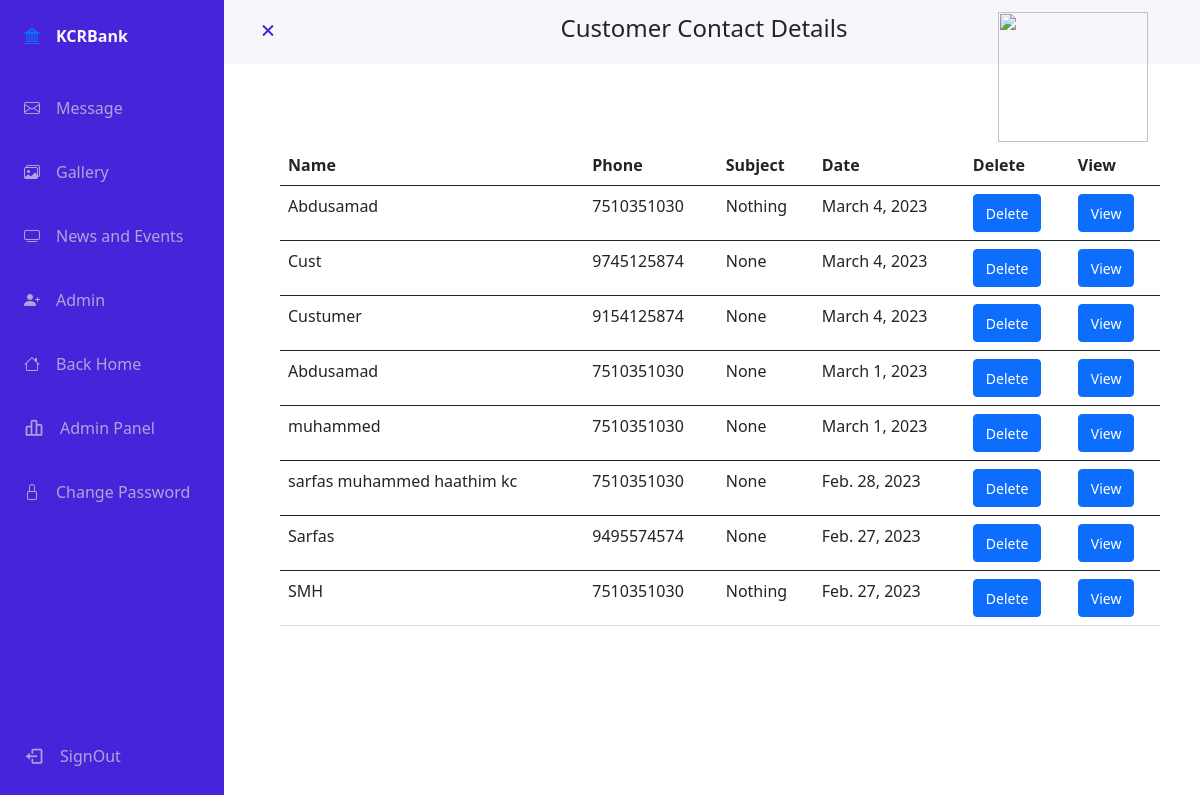
The page /admincontactview/ (signed in) on the database as committed earlier.
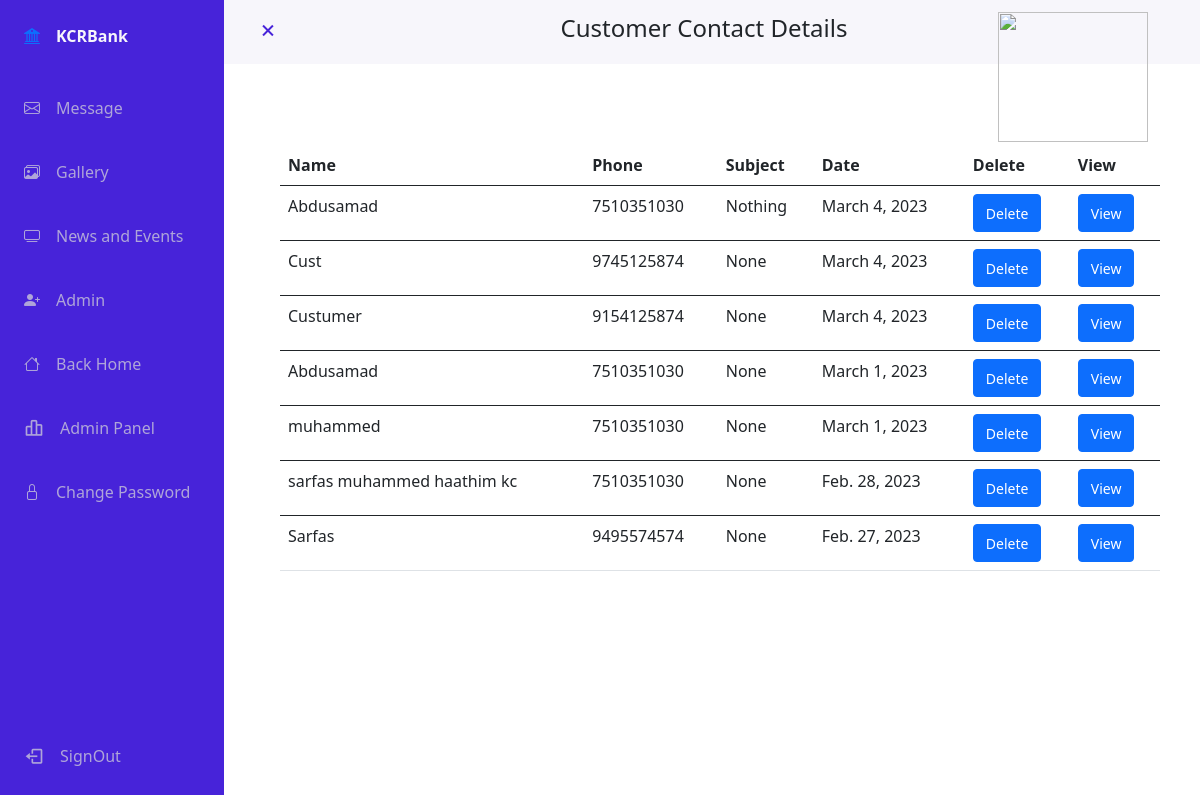
The same page on the database as committed later.
### home/models.py (models this page shows, shortened)
class Contact(models.Model):
    name=models.CharField(max_length=100,blank=True,null=True)
    email=models.EmailField(blank=True,null=True)
    phone=models.PositiveBigIntegerField(null=True, blank=True)
    subject=models.CharField(max_length=100,blank=True,null=True)
    message=models.TextField(blank=True,null=True)
    state=models.CharField(max_length=100,blank=True,null=True)
    city=models.CharField(max_length=100,blank=True,null=True)
    date = models.DateField(auto_now_add=True, blank=True,null=True)

### home/views.py (the view)
# urls.py: path('admincontactview/',admincontactview,name='admincontactview'),
@login_required(login_url='adminlogin')
def admincontactview(request):
    user=request.user
    print(user)
    contact=Contact.objects.all().order_by('-id')
    a=datetime.now().date() + timedelta(days=-5)
    print(a,'0000000000')
    print(a)
    context={'contact':contact}
    return render(request,'admin/contact_view.html',context)

### templates/admin/contact_view.html
{% extends 'admin/admin_home.html' %}
{% load static %}
{% block titlehead %}
Customer Contact Details
{% endblock titlehead %}
{% block contentadmin %}
            <div class="container">
                <div id="contactable" style="margin-top: 145px !important;">
                <table class="table">
                  <thead>
                    <tr>
                      <th scope="col">Name</th>
                      <th scope="col">Phone</th>
                      <th scope="col">Subject</th>
                      <th scope="col">Date</th>
                      <th scope="col">Delete</th>
                      <th scope="col">View</th>
                    </tr>
                  </thead>
                  {% for c in contact %}
                  <tbody>
                    <tr>
                      <td>{{c.name}}</td>
                      <td>{{c.phone}}</td>
                      <td>{{c.subject}}</td>
                      <td>{{c.date}}</td>
                      <td><a href="{% url 'deletecontact' c.id %}"><button type="button" class="btn btn-primary"><small>Delete</small></button></a></td>
                      <th scope="row"><a href="{% url 'contactviewsingle' c.id %}"><button type="button" class="btn btn-primary"><small>View</small></button></a></th>
                    </tr>
                  </tbody>
                  {% endfor %}
                </table>
              </div>
              </div>
{% endblock contentadmin %}

Rows that differ between the two databases and show on the page:
removed Contact: name "SMH", phone "7510351030", subject "Nothing", date "Feb. 27, 2023"
